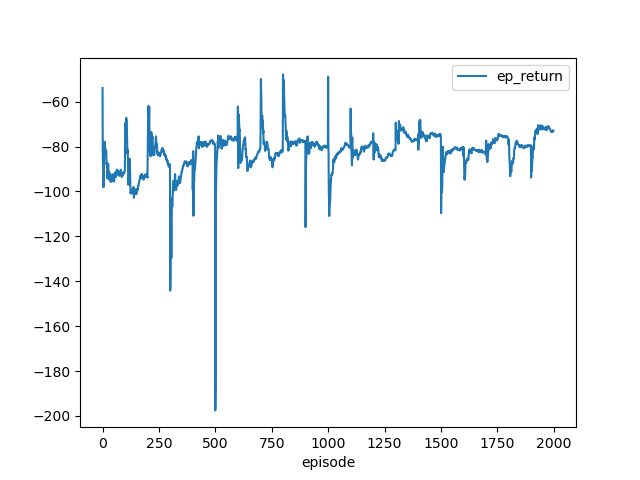

Here is the Python script that generated this plot:
import numpy as np
import torch
import torch.nn as nn
import torch.nn.functional as F
import gym
import matplotlib.pyplot as plt

# policy function
class Pi_net(nn.Module):
    def __init__(self, s_dim, h_dim, a_dim): # a_dim = num_actions
        super().__init__()
        self.fc0 = nn.Linear(s_dim, h_dim)
        self.fc1 = nn.Linear(h_dim, a_dim)
        self.relu = nn.ReLU()
        self.softmax = nn.Softmax(dim=0)

    def forward(self, state):
        state = torch.tensor(state)
        h1 = self.relu(self.fc0(state))
        out = self.softmax(self.fc1(h1))
        return out


# value function for baseline
class V_net(nn.Module):
    def __init__(self, s_dim, h_dim):
        super().__init__()
        self.fc0 = nn.Linear(s_dim, h_dim)
        self.fc1 = nn.Linear(h_dim, 1)
        self.relu = nn.ReLU()

    def forward(self, state):
        state = torch.tensor(state)
        h1 = self.relu(self.fc0(state))
        out = self.fc1(h1)
        return out



def eps_greedy_action(greedy_action, nA, eps):
    action = greedy_action
    r = np.random.uniform(0, 1)
    if eps > r:
        action = np.random.choice(nA)
    return action


### main

# hyperparams
lr_policy = 1e-2
lr_vf = 1e-2
eps = 1.
df = 0.99
num_samples = 10
max_episodes = 2000
render_final_episodes = True
random_seed = 42

# load environment
env = gym.make('LunarLander-v2')
nS = env.observation_space.shape[0]
nA = env.action_space.n

# set random seed
np.random.seed(random_seed)
torch.manual_seed(random_seed)
env.seed(random_seed)
env.action_space.seed(random_seed)

# instantiate function approximators
policy = Pi_net(nS, nS, nA)
vf = V_net(nS, nS)

# optimizer
optimizer_policy = torch.optim.Adam(params=policy.parameters(), lr=lr_policy)
optimizer_vf = torch.optim.Adam(params=vf.parameters(), lr=lr_vf)

# start episodes
ep_loss_list = []
ep_return_list = []
trajectories = []

for ep in range(max_episodes):

    # eps decay
    if ep % (max_episodes//10) == 0:
        eps -= (1/7)

    ep_return = 0
    ep_steps = 0
    ep_trace = []

    state = env.reset()
    done = False

    while not done:

        if render_final_episodes and ep + 10 > max_episodes:
            env.render()

        action_probs = policy(state).clone().detach().numpy()
        greedy_action = np.random.choice(nA, p=action_probs)
        action = eps_greedy_action(greedy_action, nA, eps)
        next_state, reward, done, _ = env.step(action)
        ep_return += (df ** ep_steps) * reward
        ep_trace.append([state, action, reward])

        # for next step
        state = next_state
        ep_steps += 1

    # store ep stats
    ep_return_list.append(ep_return)
    trajectories.append([ep_trace, ep_return])

    if ep % (max_episodes//10) == 0:
        print('ep:{} \t ep_return:{}'.format(ep, ep_return))

    if len(trajectories) % num_samples == 0:
        # time to train policy
        policy_loss = 0
        vf_loss = 0
        for m in range(len(trajectories)):
            trajectory, trajectory_return = trajectories[m]
            p_loss = 0
            v_loss = 0
            for state, action, reward in trajectory:
                delta = trajectory_return - vf(state)
                delta_scalar = delta.clone().detach()
                p_loss += -torch.log(policy(state)[action]) * delta_scalar
                v_loss += delta**2
                trajectory_return = (trajectory_return - reward) / df # update to return from next state to be considered
            policy_loss += p_loss
            vf_loss += v_loss

        policy_loss = policy_loss / m
        optimizer_policy.zero_grad()
        policy_loss.backward()
        optimizer_policy.step()

        vf_loss = vf_loss / m
        optimizer_vf.zero_grad()
        vf_loss.backward()
        optimizer_vf.step()

        # flush for collecting trajectories from new policy
        trajectories = []

        # print('policy_loss:{} \t vf_loss:{}'.format(policy_loss.item(), vf_loss.item()))


ep_returns_100moving_mean = [ep_return_list[0]]
n = 0
for ep_return in ep_return_list[1:]:
    n += 1
    n = n % 100
    prev_mean = ep_returns_100moving_mean[-1]
    new_mean = prev_mean + ((ep_return - prev_mean)/(n+1))
    ep_returns_100moving_mean.append(new_mean)

# plot results
plt.plot(ep_returns_100moving_mean, label='ep_return')
plt.legend()
plt.xlabel('episode')
plt.show()
